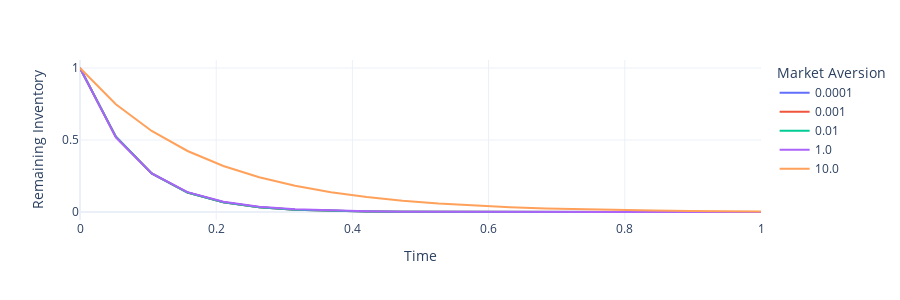

Here is the notebook cell this chart was saved with:
### Code cell
plot_simulation_results(simulation_results)

### Figure 1 — Plotly figure (JSON) as saved in the notebook; plotly's stock layout.template omitted (floating-point values rounded to 4 significant figures)
{"data": [{"hovertemplate": "Market Aversion=0.0001<br>Time=%{x}<br>Remaining Inventory=%{y}<extra></extra>", "legendgroup": "0.0001", "line": {"color": "#636efa", "dash": "solid"}, "marker": {"symbol": "circle"}, "mode": "lines", "name": "0.0001", "orientation": "v", "showlegend": true, "type": "scatter", "x": [0, 0.05263, 0.1053, 0.1579, 0.2105, 0.2632, 0.3158, 0.3684, 0.4211, 0.4737, 0.5263, 0.5789, 0.6316, 0.6842, 0.7368, 0.7895, 0.8421, 0.8947, 0.9474, 1], "xaxis": "x", "y": [1, 0.5232, 0.2678, 0.135, 0.06735, 0.03334, 0.0164, 0.008036, 0.003923, 0.001909, 0.0009256, 0.0004475, 0.0002157, 0.0001036, 4.963e-05, 2.369e-05, 1.128e-05, 5.35e-06, 2.53e-06, 1.193e-06], "yaxis": "y"}, {"hovertemplate": "Market Aversion=0.001<br>Time=%{x}<br>Remaining Inventory=%{y}<extra></extra>", "legendgroup": "0.001", "line": {"color": "#EF553B", "dash": "solid"}, "marker": {"symbol": "circle"}, "mode": "lines", "name": "0.001", "orientation": "v", "showlegend": true, "type": "scatter", "x": [0, 0.05263, 0.1053, 0.1579, 0.2105, 0.2632, 0.3158, 0.3684, 0.4211, 0.4737, 0.5263, 0.5789, 0.6316, 0.6842, 0.7368, 0.7895, 0.8421, 0.8947, 0.9474, 1], "xaxis": "x", "y": [1, 0.5232, 0.2678, 0.135, 0.06735, 0.03335, 0.01641, 0.008037, 0.003923, 0.001909, 0.0009257, 0.0004476, 0.0002157, 0.0001036, 4.963e-05, 2.37e-05, 1.128e-05, 5.351e-06, 2.53e-06, 1.193e-06], "yaxis": "y"}, {"hovertemplate": "Market Aversion=0.01<br>Time=%{x}<br>Remaining Inventory=%{y}<extra></extra>", "legendgroup": "0.01", "line": {"color": "#00cc96", "dash": "solid"}, "marker": {"symbol": "circle"}, "mode": "lines", "name": "0.01", "orientation": "v", "showlegend": true, "type": "scatter", "x": [0, 0.05263, 0.1053, 0.1579, 0.2105, 0.2632, 0.3158, 0.3684, 0.4211, 0.4737, 0.5263, 0.5789, 0.6316, 0.6842, 0.7368, 0.7895, 0.8421, 0.8947, 0.9474, 1], "xaxis": "x", "y": [1, 0.5233, 0.2679, 0.1351, 0.06739, 0.03337, 0.01642, 0.008046, 0.003928, 0.001911, 0.0009271, 0.0004483, 0.0002161, 0.0001038, 4.972e-05, 2.374e-05, 1.13e-05, 5.36e-06, 2.535e-06, 1.195e-06], "yaxis": "y"}, {"hovertemplate": "Market Aversion=1.0<br>Time=%{x}<br>Remaining Inventory=%{y}<extra></extra>", "legendgroup": "1.0", "line": {"color": "#ab63fa", "dash": "solid"}, "marker": {"symbol": "circle"}, "mode": "lines", "name": "1.0", "orientation": "v", "showlegend": true, "type": "scatter", "x": [0, 0.05263, 0.1053, 0.1579, 0.2105, 0.2632, 0.3158, 0.3684, 0.4211, 0.4737, 0.5263, 0.5789, 0.6316, 0.6842, 0.7368, 0.7895, 0.8421, 0.8947, 0.9474, 1], "xaxis": "x", "y": [1, 0.5186, 0.2673, 0.138, 0.07117, 0.03647, 0.01853, 0.009338, 0.004664, 0.002307, 0.001131, 0.0005493, 0.0002647, 0.0001265, 5.998e-05, 2.822e-05, 1.32e-05, 6.145e-06, 2.849e-06, 1.318e-06], "yaxis": "y"}, {"hovertemplate": "Market Aversion=10.0<br>Time=%{x}<br>Remaining Inventory=%{y}<extra></extra>", "legendgroup": "10.0", "line": {"color": "#FFA15A", "dash": "solid"}, "marker": {"symbol": "circle"}, "mode": "lines", "name": "10.0", "orientation": "v", "showlegend": true, "type": "scatter", "x": [0, 0.05263, 0.1053, 0.1579, 0.2105, 0.2632, 0.3158, 0.3684, 0.4211, 0.4737, 0.5263, 0.5789, 0.6316, 0.6842, 0.7368, 0.7895, 0.8421, 0.8947, 0.9474, 1], "xaxis": "x", "y": [1, 0.7486, 0.5626, 0.4238, 0.3196, 0.2413, 0.1822, 0.1375, 0.1038, 0.07822, 0.05892, 0.04432, 0.03326, 0.0249, 0.01861, 0.01388, 0.01032, 0.007662, 0.005673, 0.004191], "yaxis": "y"}], "layout": {"height": 300, "legend": {"title": {"text": "Market Aversion"}, "tracegroupgap": 0}, "margin": {"t": 60}, "width": 900, "xaxis": {"anchor": "y", "domain": [0, 1], "range": [0, 1], "title": {"text": "Time"}}, "yaxis": {"anchor": "x", "domain": [0, 1], "title": {"text": "Remaining Inventory"}}}}
